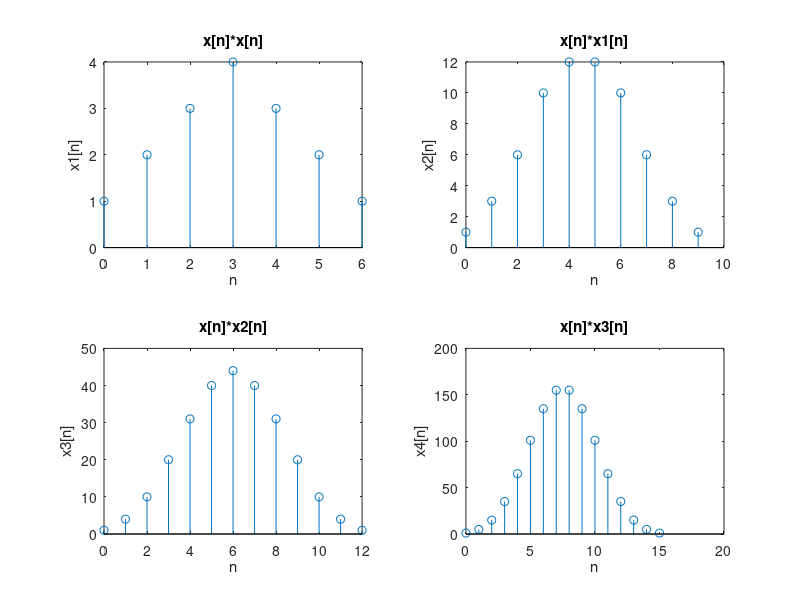

The MATLAB source for this figure:
n = 0:1:3;
x = [ones(1,4)];

x1 = conv(x,x);
n1 = 0:length(x1)-1;

x2 = conv(x,x1);
n2 = 0:length(x2)-1;

x3 = conv(x,x2);
n3 = 0:length(x3)-1;

x4 = conv(x,x3);
n4 = 0:length(x4)-1;

subplot(2,2,1);
stem(n1,x1);
xlabel('n');
ylabel('x1[n]');
title('x[n]*x[n]');

subplot(2,2,2);
stem(n2,x2);
xlabel('n');
ylabel('x2[n]');
title('x[n]*x1[n]');

subplot(2,2,3);
stem(n3,x3);
xlabel('n');
ylabel('x3[n]');
title('x[n]*x2[n]');

subplot(2,2,4);
stem(n4,x4);
xlabel('n');
ylabel('x4[n]');
title('x[n]*x3[n]');
